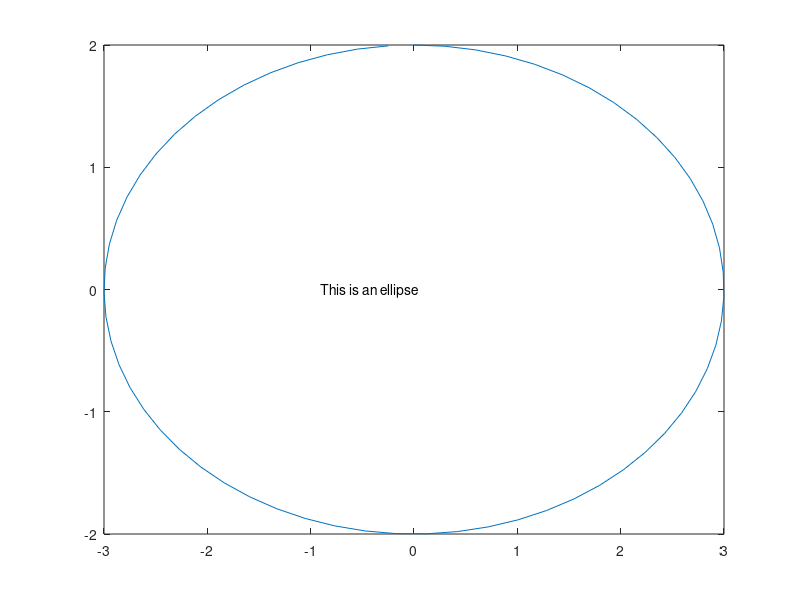

Recreate this plot in MATLAB.
% P1_6.M Plot an ellipse and add text
t=0:0.1:2*pi  % Look at t values 
x=3*sin(t);
y=2*cos(t);
plot(x,y)
% Write the text in the center - adjust the text positioning
text(-0.9,0.0,'This is an ellipse')
%
% Note the t values and the approximation to 2*pi
%
